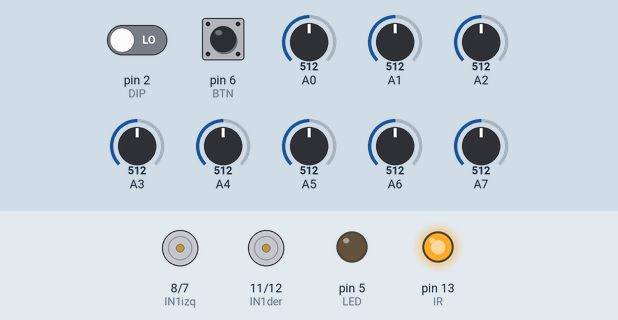
Simulated run of this sketch. Board: Arduino Nano, built with avr-gcc and run on an emulated ATmega328P. On the bench: motor-driver pin pairs drawn as motors (green arrow = first pin HIGH = forward, orange = second pin HIGH = backward, longer = more drive, scaled by the enable pin), output pins drawn as LEDs (lit = HIGH). Dashed ring = blinking. The test bench sets the inputs (shaded band); at power-on: pin 6 (BTN) HIGH, pin 2 (DIP) LOW, A0 = 512, A1 = 512, A2 = 512, A3 = 512, A4 = 512, A5 = 512, A6 = 512, A7 = 512.

Above: at 0.8 s.
0.9 s: pin 6 (BTN) pulled LOW for 0.15 s
At 1.16 s:
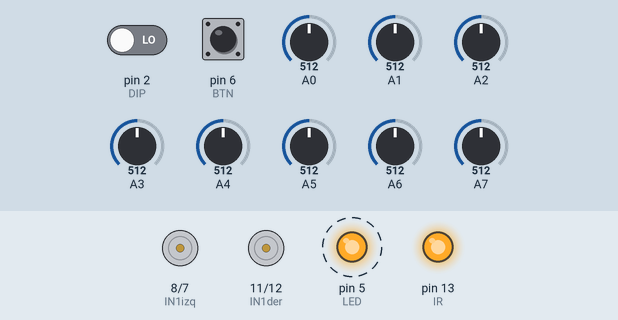
3.9 s: pin 6 (BTN) pulled LOW for 3.2 s
At 7.3 s:
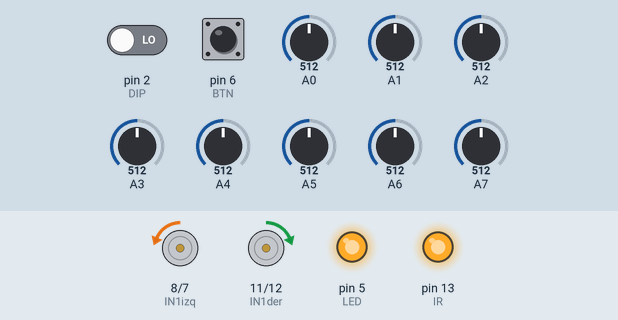
Timing chart, 0 to 8.8 s (numbered marks = the images above; inputs shaded):
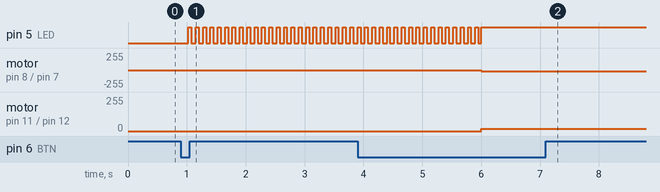

The sketch:

IPIX_2.0_INTERZONAL_CODIGO.ino
```cpp
//CODIGO UTILIZADO CON EL ROBOT IPITS 2.0 EN COMPETENCIA INTERZONAL DE ROBOTICA EL 31/08/2025 CON UN RESULTADO FINAL DE UN 3°ER PUESTO//
//LIBRERIAS//
#include <QTRSensors.h>

//SENSORES QTR8A//
QTRSensors qtr;
const uint8_t SensorCount = 8;
uint16_t sensorValues[SensorCount];

//DEFINICIONES DE PINES//
#define PWMder 10
#define IN1der 11
#define IN2der 12
#define PWMizq 9
#define IN1izq 8
#define IN2izq 7
#define DIP 2
#define LED 5
#define BTN 6
#define IR 13

int estado=0;
int VDER, VIZQ, linea, errorant, error, integral, derivativa, velocidad, VMAX;
float kp, ki, kd, correccion;

//INTERVALOS DE TIEMPOS SENGUN SECTOR DE LA PISTA//
int tiempoinicio=0;
int tiempoactual=0;
int tiempo1=3000;
int tiempo2=999999;
int tiempo3=999999;
int tiempo4=999999;
int tiempo5=999999;
int tiempo6=999999;
int VMIN = 80;
int VEL = 80;

void setup() {
  // Fast PWM con TOP = ICR1
  TCCR1A = _BV(COM1A1) | _BV(COM1B1) | _BV(WGM11);
  TCCR1B = _BV(WGM13) | _BV(WGM12) | _BV(CS10); // prescaler = 1
  ICR1 = 999; // → 16 kHz exacto

  OCR1A = 0; // Motor A (pin 9)
  OCR1B = 0; // Motor B (pin 10)

//SENSORES//
qtr.setTypeAnalog();
qtr.setSensorPins((const uint8_t[]){A0, A1, A2, A3, A4, A5, A6, A7}, SensorCount);

//PINOUTS//
pinMode(PWMder,OUTPUT);
pinMode(PWMizq,OUTPUT);
pinMode(IN1der,OUTPUT);
pinMode(IN2der,OUTPUT);
pinMode(IN1izq,OUTPUT);
pinMode(IN2izq,OUTPUT);
pinMode(LED,OUTPUT);
pinMode(BTN,INPUT);
pinMode(DIP,INPUT);
pinMode(IR,OUTPUT);

//ACTIVACION DE LEDS DE SENSORES//
digitalWrite(IR,1);
//LECTURA DIP//
if (digitalRead(DIP)==1){
    kp=0.35;
    ki=0.05;
    kd=38;
    velocidad=80;
    VMAX=160;
  }
  else{
//I (Interior)
    kp=0.35;
    ki=0.05;
    kd=38;
    velocidad=70;
    VMAX=140;
  }
//ARRANQUE CALIBRACION//
while (true){
  if ((digitalRead(BTN)==0) && estado==0){
    delay(100);
    calibracion();
    estado=1;
    }
  if ((digitalRead(BTN)==0) && estado==1){
    digitalWrite(LED,1);
    tiempoinicio=millis();
    break;
    }
  }
}

void loop() {
  sensores();
  PID();
  MOTORES();
}

void tiempo(){
  tiempoactual = millis() - tiempoinicio;
  if(tiempoactual>=tiempo1){
    if(tiempoactual>=tiempo2){
      if(tiempoactual>=tiempo3){
        if(tiempoactual>=tiempo4){
          if(tiempoactual>=tiempo5){
           if(tiempoactual>=tiempo6){
            VMAX=170;
            velocidad=VMIN;
            }
           else{VMAX=90;
            velocidad=VMIN;}
          }
         else{VMAX=90;
          velocidad=VMIN;}
        }
        else{VMAX=90;
         velocidad=VMIN;}
      }
      else{VMAX=90;
       velocidad=VMIN;}
    }
    else{VMAX=170;
     velocidad=VMIN;}
  }
}

void PID(){
  integral = integral + error;
  if (integral > 1000) integral = 1000;
  if (integral < -1000) integral = -1000;
  derivativa = error - errorant;
  correccion = kp * error + ki * integral + kd * derivativa;
  errorant = error;
}
void sensores(){
  linea = qtr.readLineWhite(sensorValues);
  error = linea - 3500;
}

void calibracion(){
  unsigned long startTime = millis();
  while (millis() - startTime < 5000) { // 5 segundos de calibración
    qtr.calibrate();
    digitalWrite(LED,1);
    delay(50);
    digitalWrite(LED,0);
    delay(50);
  }
}

void motorizq(){
  VIZQ=velocidad-correccion;
  if(VIZQ>VMAX){VIZQ=VMAX;}
  if(VIZQ<0){VIZQ=0;}
  digitalWrite(IN1izq,0);
  digitalWrite(IN2izq,1);
  OCR1A = VIZQ; //PWM IZQ//
}
void motorder(){
  VDER=velocidad+correccion;
  if(VDER>VMAX){VDER=VMAX;}
  if(VDER<0){VDER=0;}
  digitalWrite(IN1der,1);
  digitalWrite(IN2der,0);
  OCR1B = VDER; //PWM DER//
}
void MOTORES(){
  motorder();
  motorizq();
}
```

Measured:
- after the input at 0.9 s, pin 5 (LED): alternates HIGH for 0.05 s and LOW for 0.08 s, starting after 0.13 s
- after the input at 3.9 s, motor on pin 8 (IN1izq) / pin 7 (IN2izq): stopped → backward 18/255 after 2.1 s; motor on pin 11 (IN1der) / pin 12 (IN2der): stopped → forward 18/255 after 2.1 s
